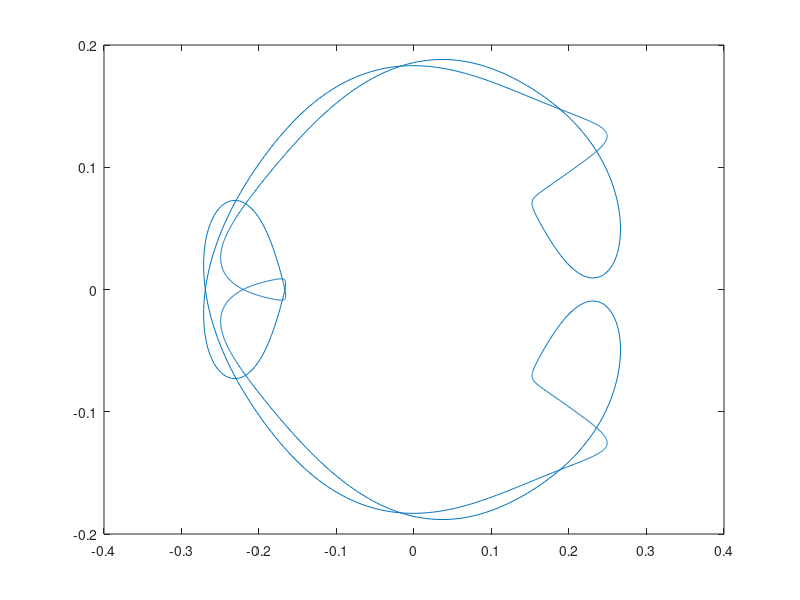

Write MATLAB code to recreate this figure. (Note: this script raises an error after producing the figure.)
clear;
close all;


%%  System, Constraints and Disrturbances
%%%%%%%%%%%%%%%%%%%%%%%%%%%%%%%if these are changed, then all the offline
%%%%%%%%%%%%%%%%%%%%%%%%%%%%%%%parts must be re-computed

%% Robot modeling
Ts=0.1; %Sampling time

l=1;
A = eye(2);
Bu = eye(2)*Ts;
Bd = eye(2)*Ts;
C = eye(2);
D = [0; 0];

%scaling factor of the trajectory
eta=3;
alpha=12;
k=0:Ts:2*pi*alpha*2;

xr=eta*sin(k/alpha); %trajectory position along x axis
yr=eta*sin(k/(2*alpha)); %trajetcory position along y axis


%Velocity trajectory
xdr=eta*cos(k/alpha)*(1/alpha); %trajectory velocity along x axis
ydr=eta*cos(k/(2*alpha))*(1/(2*alpha));%trajectory velocity along y axis

%Acceleration trajectory
xddr=-eta*sin(k/alpha)*(1/alpha)*(1/alpha); %trajetcory acceleration along x axis
yddr=-eta*sin(k/(2*alpha))*(1/(2*alpha))*(1/(2*alpha));%trajetcory acceleration y axis


xdddr=-eta*cos(k/alpha)*(1/alpha)*(1/alpha)*(1/alpha);%trajetcory jerk along x axis
ydddr=-eta*cos(k/(2*alpha))*(1/(2*alpha))*(1/(2*alpha))*(1/(2*alpha));%trajetcory jerk y axis

%Driving velocity reference
v1r=sqrt(xdr.^2+ydr.^2); %Linear velocity of the trajectory


% Orientation reference
thetar=atan2(ydr./v1r,xdr./v1r); %Trajectory Orientation


%Adjusting Orientation ( a part of tetha(k) is out of phase
thetar_diff=diff(thetar);
for i=1:length(thetar_diff)
    if thetar_diff(i)<-6
        i1=i+1;
    elseif thetar_diff(i)>6
        i2=i;
    end
end
thetar(i1:i2)=thetar(i1:i2)+2*pi; %Ts=0.15


%Vehicle Angular velocity reference
thetadr=(yddr.*xdr-xddr.*ydr)./v1r.^2; %Angular velocity velocity of the trajectory

%Steering angle reference
phir=atan(l*(yddr.*xdr-xddr.*ydr)./v1r.^3);

%Steering velocity reference
v2r=l*v1r.*((ydddr.*xdr-xdddr.*ydr).*v1r.^2-3*(yddr.*xdr-xddr.*ydr).*(xdr.*xddr+ydr.*yddr))./(v1r.^6+l^2*(yddr.*xdr-xddr.*ydr).^2);


%Nonlinear model reference state
qr=[xr;yr;thetar;phir];

x0=-1.2; y0=0; theta0=0; phi0=0;


%Index for scanning the trajectory
K=1;
Kf=length(xr);

Delta=0.35;

%Feedback linearization matrix
T_FL=@(phi,theta,Delta,l)([cos(theta)-tan(phi)*(sin(theta)+Delta*sin(theta+phi)/l) -Delta*sin(theta+phi); sin(theta)+tan(phi)*(cos(theta)+Delta*cos(theta+phi)/l) Delta*cos(theta+phi)]);


%Reference position feedback linearized system
zr=[xr+l*cos(thetar)+Delta*cos(phir+thetar);yr+l*sin(thetar)+Delta*sin(phir+thetar)];
zdr=zeros(2,length(xr));
for i=1:length(xr)
    
    vr_i=[v1r(i);v2r(i)];
    
    zdr(:,i)=T_FL(phir(i),thetar(i),Delta,l)*vr_i;
end


%Constraints
v1max=1; %Driving velocity limit (m/s)
v2max=1; %Steering velocity limit (rad/s)

u_max=[v1max;v2max];
phi_max=0.5;

T=[-1 0; 0 -1; 1 0; 0 1];
g=[v1max;v2max;v1max;v2max];


%Worst case input constraint set for the feedback-linearized model
ru=min(v1max,Delta*l*v2max/(sqrt(Delta^2+l^2))); %radius of the worst case circle 


%%Bound on the disturbance
disturbance=zeros(2,length(xr));
disturbance_norm=zeros(1,length(xr));
for i=1:length(xr) 
    vr_i=[v1r(i);v2r(i)];
    disturbance(1:2,i)= T_FL(phir(i),thetar(i),Delta,l)*vr_i;
    disturbance_norm(i)=disturbance(:,i)'*disturbance(:,i);
end

rd=sqrt((max(disturbance_norm)));
Qd=rd^2*eye(2);% disturbance Shaping matrix

figure
plot(disturbance(1,:),disturbance(2,:))
hold on
ell_d=ellipsoid(Qd);
plot(ell_d)
hold off

Qu=ru^2*eye(2);% disturbance Shaping matrix

Nsets=450;
Q0=Bd'*Qd*Bd;

plot_sets=false;
if plot_sets
    ell_0=ellipsoid(Q0);
    figure
    plot(ell_0)
    grid
    hold on
end

Qcurr=Q0;
Q_k=Q0;

for i=1:Nsets
    Qi=one_step_ellipsoidal_reachable_set(A,Bu,Bd,Qcurr,Qu,Qd);
    if plot_sets
        ell_i=ellipsoid(Qi);
        plot(ell_i,'b')
    end

    pause(0.00001)
    Q_k=[Q_k Qi];
    Qcurr=Qi;
    
end

%% Variables to store and plot the results
q0=[x0;y0;theta0;phi0];
z0=[x0+l*cos(theta0)+Delta*cos(phi0+theta0);y0+l*sin(theta0)+Delta*sin(phi0+theta0)];


tt=[];
qseq=q0;
v12seq=[];

k=1;
N_steps_simulation=length(xr);

%control effort matrix
R=0*eye(2);
R_d=0.05*eye(2);
u_pre=[0;0];



index_seq=[];

uk_seq=[];


%% Plots
figure
grid
hold on
axis([-3.5 3.5 -3.5 3.5])
plot(q0(1,1),q0(2,1),'b-p','MarkerIndices',[1 1],'MarkerFaceColor','yellow','MarkerSize',15)

plot(xr,yr,'r--')


avg_comp_time1=0;
optim1_steps=0;
optim2_steps=0;

avg_comp_time2=0;
z_tilde_seq=[];

for i=0:Ts:10000000
    %
    tt=[tt i];
    
    %extracting current state of differential-drive
    x=qseq(1,end);
    y=qseq(2,end);
    theta=qseq(3,end);
    phi=qseq(4,end);
    
    
    z_curr=[x+l*cos(theta)+Delta*cos(phi+theta);y+l*sin(theta)+Delta*sin(phi+theta)]-zr(:,k);
    z_tilde_seq=[z_tilde_seq z_curr]; 

 
    
    %Compute current input constraint set
    %     U_curr=T_FL_inv*U_uni;
    
    H_curr=T*inv(T_FL(phi,theta,Delta,l));
    U_curr=Polyhedron(H_curr,g);
    
    isintern=0;
    for j=1:2:length(Q_k)
        Q_curr=Q_k(1:2,j:j+1);
        if  z_curr'*inv(Q_curr)*z_curr<=1
            
            index=(j-1)/2+1;
            index_seq=[index_seq index];
            isintern=1;
            if index>1
                Qpre=Q_k(1:2,j-2:j-1);
            end
            break
        end
    end
 
    
    
    if isintern==0
        error('The current point is outside the domain of attraction of the algorithm')
    end
    
    
    ur=T_FL(phir(k),thetar(k),Delta,l)*[v1r(k);v2r(k)];
    
    
    
    if index>1
        
        
        tic
        ukhat = online_phase(z_curr,Qpre,A,Bu,H_curr,g,R_d,ur,u_pre);
        curr_comp_tim1=toc;
        avg_comp_time1=avg_comp_time1+curr_comp_tim1;
        optim1_steps=optim1_steps+1;   
    else
        
        tic
        ukhat=-inv(Bd)*z_curr;
        ur=online_terminal_optim_QP(ur,ukhat,H_curr,g);
        %ur=online_terminal_optim(ur,ukhat,H_curr,g);
        
        curr_comp_tim2=toc;
        avg_comp_time2=avg_comp_time2+curr_comp_tim2;
        optim2_steps=optim2_steps+1;
    end
    
    
    uk=ukhat+ur;
    u_pre=ukhat;

    uk_seq=[uk_seq uk];
   
    v12=inv(T_FL(phi,theta,Delta,l))*uk;
    
    v12seq=[v12seq v12];
    
    %Apply control law to the nonlinear car model
    v1=v12(1); v2=v12(2);
    t=0:0.00001:Ts;
    [t,q]= ode45(@(t,q)car_model(t,q,v1,v2,l),t,qseq(:,end));
    
    %update the state and input sequence
    qseq=[qseq q(end,:)'];
    
    %plotting robot trajectory
    plot(qseq(1,end),qseq(2,end),'b--x')
    pause(0.00001)
    
    if k>=N_steps_simulation
        break
    else
        k=k+1;
    end
end

avg_comp_time1=avg_comp_time1/optim1_steps;
avg_comp_time2=avg_comp_time2/optim2_steps;

avg_comp_time1*1000
avg_comp_time2*1000

figure
subplot(3,1,1);
hold on;
p1=plot(tt,v12seq(1,:));
p2=plot(tt,ones(1,length(tt))*v1max);
p2.LineStyle='--';
p2.LineWidth=2;
p2.Color='red';
p2=plot(tt,ones(1,length(tt))*-v1max);
p1.LineWidth=2;
p2.LineStyle='--';
p2.LineWidth=2;
p2.Color='red';
l1=legend(p2,'\omega_{r,max}','Interpreter','latex');
l1.set('FontSize',10)
grid;
xlbl1=xlabel('Time[sec]','Interpreter','latex');
ylbl1=ylabel('$\omega_r(t)[RAD/sec]$','Interpreter','latex');
ylbl1.FontSize=13;
xlbl1.FontSize=13;

subplot(3,1,2);
hold on;
p3=plot(tt,v12seq(2,:));
p3.LineWidth=2;

p4=plot(tt,ones(1,length(tt))*v2max,'r');
p4.LineStyle='--';
p4.LineWidth=2;

p4=plot(tt,ones(1,length(tt))*-v2max,'r');

p4.LineStyle='--';
p4.LineWidth=2;
p4.Color='red';
l2=legend(p4,'\omega_{l,max}','Interpreter','latex');
l2.FontSize=10;
grid;
xlbl2=xlabel('Time[sec]','Interpreter','latex');
ylbl2=ylabel('$\omega_l(t)[RAD/sec]$','Interpreter','latex');
ylbl2.FontSize=13;
xlbl2.FontSize=13;



subplot(3,1,3)
pl=plot(tt,qseq(3,1:end-1));
pl.LineWidth=2;
grid
% axis([0 tt(length(tt)) 0 6])
xlbl2=xlabel('Time [sec]','Interpreter','latex');
ylbl2=ylabel('$\theta(t)[RAD]$','Interpreter','latex');

figure
p1=plot(tt,index_seq);
grid
p1.LineWidth=2;

eps=0;
for k=1:N_steps_simulation
    x_tilde=[xr(k);yr(k)]-qseq(1:2,k);
    eps=eps+x_tilde'*x_tilde;
    
end

eps=eps/N_steps_simulation

pose_seq=qseq;
Q_seq=Q_k;
t=tt;

%save all simulation data
save('Simulation_data','index_seq','pose_seq','Q_seq','t','thetar','phir','v12seq','xr','yr','v1max','v2max','z_tilde_seq')